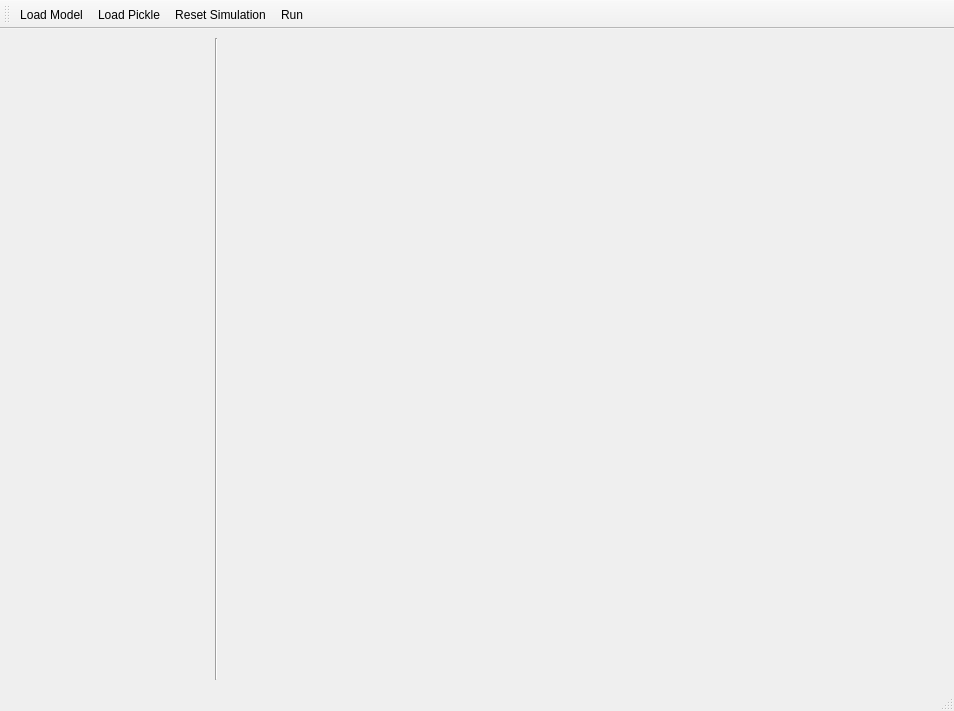
<?xml version="1.0" encoding="UTF-8"?>
<ui version="4.0">
 <class>CellModeller4</class>
 <widget class="QMainWindow" name="CellModeller4">
  <property name="geometry">
   <rect>
    <x>0</x>
    <y>0</y>
    <width>954</width>
    <height>711</height>
   </rect>
  </property>
  <property name="windowTitle">
   <string>CellModeller4</string>
  </property>
  <widget class="QWidget" name="centralwidget">
   <layout class="QGridLayout" name="gridLayout">
    <item row="0" column="0">
     <widget class="QLabel" name="label">
      <property name="sizePolicy">
       <sizepolicy hsizetype="Fixed" vsizetype="MinimumExpanding">
        <horstretch>0</horstretch>
        <verstretch>0</verstretch>
       </sizepolicy>
      </property>
      <property name="minimumSize">
       <size>
        <width>200</width>
        <height>0</height>
       </size>
      </property>
      <property name="text">
       <string/>
      </property>
      <property name="alignment">
       <set>Qt::AlignLeading|Qt::AlignLeft|Qt::AlignTop</set>
      </property>
      <property name="wordWrap">
       <bool>true</bool>
      </property>
      <property name="margin">
       <number>1</number>
      </property>
     </widget>
    </item>
    <item row="0" column="1">
     <widget class="Line" name="line">
      <property name="orientation">
       <enum>Qt::Vertical</enum>
      </property>
     </widget>
    </item>
    <item row="0" column="2">
     <widget class="PyGLCMViewer" name="PyGLCMViewer" native="true">
      <property name="whatsThis">
       <string>CellModeller viewer derived from PyQGLViewertime.</string>
      </property>
     </widget>
    </item>
   </layout>
   <zorder>PyGLCMViewer</zorder>
   <zorder>label</zorder>
   <zorder>line</zorder>
  </widget>
  <widget class="QStatusBar" name="statusbar"/>
  <widget class="QToolBar" name="toolBar">
   <property name="windowTitle">
    <string>toolBar</string>
   </property>
   <attribute name="toolBarArea">
    <enum>TopToolBarArea</enum>
   </attribute>
   <attribute name="toolBarBreak">
    <bool>false</bool>
   </attribute>
   <addaction name="actionLoad"/>
   <addaction name="actionLoadPickle"/>
   <addaction name="actionReset"/>
   <addaction name="actionRun"/>
  </widget>
  <action name="actionRun">
   <property name="checkable">
    <bool>true</bool>
   </property>
   <property name="text">
    <string>Run</string>
   </property>
   <property name="toolTip">
    <string>Run</string>
   </property>
   <property name="shortcut">
    <string>Space</string>
   </property>
  </action>
  <action name="actionReset">
   <property name="text">
    <string>Reset Simulation</string>
   </property>
   <property name="toolTip">
    <string>Reset the simulation</string>
   </property>
   <property name="shortcut">
    <string>Ctrl+R</string>
   </property>
  </action>
  <action name="actionLoad">
   <property name="text">
    <string>Load Model</string>
   </property>
   <property name="toolTip">
    <string>Load python module</string>
   </property>
   <property name="shortcut">
    <string>Ctrl+O</string>
   </property>
  </action>
  <action name="actionLoadPickle">
   <property name="text">
    <string>Load Pickle</string>
   </property>
   <property name="toolTip">
    <string>Load saved pickle file</string>
   </property>
   <property name="shortcut">
    <string>Ctrl+L</string>
   </property>
  </action>
 </widget>
 <customwidgets>
  <customwidget>
   <class>PyGLCMViewer</class>
   <extends>QWidget</extends>
   <header>CellModeller.GUI.PyGLCMViewer</header>
   <slots>
    <slot>load()</slot>
    <slot>reset()</slot>
    <slot>updateMod()</slot>
    <slot>toggleRun(bool)</slot>
    <slot>loadPickle()</slot>
   </slots>
  </customwidget>
 </customwidgets>
 <resources/>
 <connections>
  <connection>
   <sender>PyGLCMViewer</sender>
   <signal>selectedCell(QString)</signal>
   <receiver>label</receiver>
   <slot>setText(QString)</slot>
   <hints>
    <hint type="sourcelabel">
     <x>584</x>
     <y>356</y>
    </hint>
    <hint type="destinationlabel">
     <x>108</x>
     <y>356</y>
    </hint>
   </hints>
  </connection>
  <connection>
   <sender>actionRun</sender>
   <signal>toggled(bool)</signal>
   <receiver>PyGLCMViewer</receiver>
   <slot>toggleRun(bool)</slot>
   <hints>
    <hint type="sourcelabel">
     <x>-1</x>
     <y>-1</y>
    </hint>
    <hint type="destinationlabel">
     <x>584</x>
     <y>356</y>
    </hint>
   </hints>
  </connection>
  <connection>
   <sender>actionLoad</sender>
   <signal>triggered()</signal>
   <receiver>PyGLCMViewer</receiver>
   <slot>load()</slot>
   <hints>
    <hint type="sourcelabel">
     <x>-1</x>
     <y>-1</y>
    </hint>
    <hint type="destinationlabel">
     <x>589</x>
     <y>357</y>
    </hint>
   </hints>
  </connection>
  <connection>
   <sender>actionReset</sender>
   <signal>triggered()</signal>
   <receiver>PyGLCMViewer</receiver>
   <slot>reset()</slot>
   <hints>
    <hint type="sourcelabel">
     <x>-1</x>
     <y>-1</y>
    </hint>
    <hint type="destinationlabel">
     <x>589</x>
     <y>357</y>
    </hint>
   </hints>
  </connection>
  <connection>
   <sender>actionLoadPickle</sender>
   <signal>triggered()</signal>
   <receiver>PyGLCMViewer</receiver>
   <slot>loadPickle()</slot>
   <hints>
    <hint type="sourcelabel">
     <x>-1</x>
     <y>-1</y>
    </hint>
    <hint type="destinationlabel">
     <x>589</x>
     <y>357</y>
    </hint>
   </hints>
  </connection>
 </connections>
</ui>
